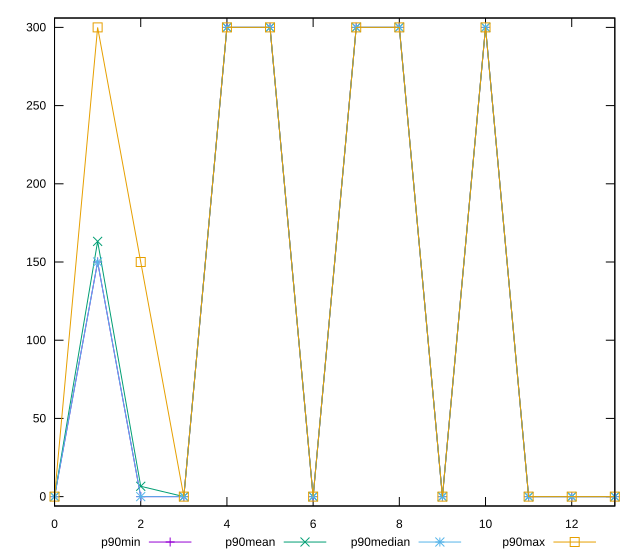

gnuplot code for this plot:
reset

$p90Min <<EOF
0 0
1 150
2 0
3 0
4 300
5 300
6 0
7 300
8 300
9 0
10 300
11 0
12 0
13 0
EOF

$p90Mean <<EOF
0 0
1 163.1868131868132
2 6.593406593406593
3 0
4 300
5 300
6 0
7 300
8 300
9 0
10 300
11 0
12 0
13 0
EOF

$p90Median <<EOF
0 0
1 150
2 0
3 0
4 300
5 300
6 0
7 300
8 300
9 0
10 300
11 0
12 0
13 0
EOF

$p90Max <<EOF
0 0
1 300
2 150
3 0
4 300
5 300
6 0
7 300
8 300
9 0
10 300
11 0
12 0
13 0
EOF

set key outside below
set xrange [0:13]
set yrange [-6:306]
set trange [-6:306]
set terminal svg size 640, 560 enhanced background rgb 'white'
set output "report_00008_2021-01-22T20:58:29.167/unused-css-rules/progression/value.svg"

plot $p90Min title "p90min" with linespoints, \
     $p90Mean title "p90mean" with linespoints, \
     $p90Median title "p90median" with linespoints, \
     $p90Max title "p90max" with linespoints

reset
